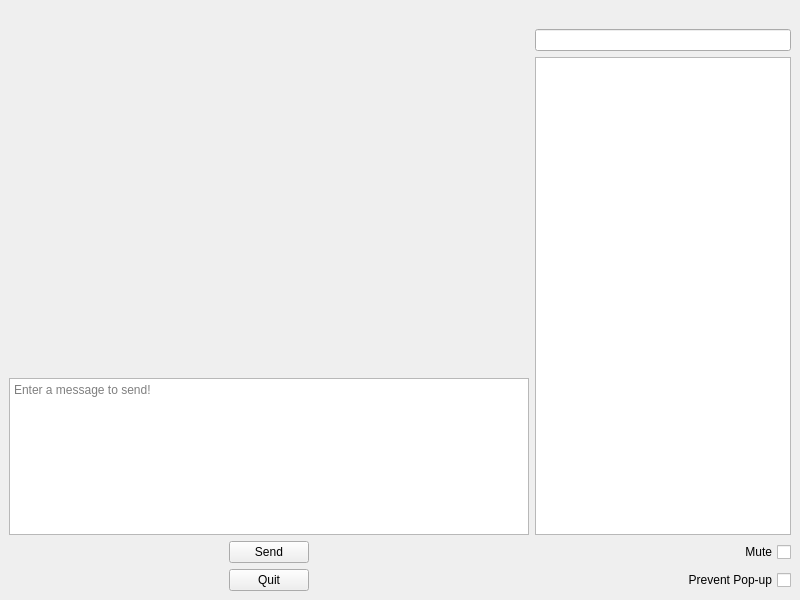
<?xml version="1.0" encoding="UTF-8"?>
<ui version="4.0">
 <class>PXMWindow</class>
 <widget class="QMainWindow" name="PXMWindow">
  <property name="geometry">
   <rect>
    <x>0</x>
    <y>0</y>
    <width>800</width>
    <height>600</height>
   </rect>
  </property>
  <property name="minimumSize">
   <size>
    <width>800</width>
    <height>600</height>
   </size>
  </property>
  <property name="windowTitle">
   <string>PXMessenger</string>
  </property>
  <property name="windowIcon">
   <iconset>
    <normaloff>:/resources/resources/PXM_Icon.ico</normaloff>:/resources/resources/PXM_Icon.ico</iconset>
  </property>
  <widget class="QWidget" name="centralwidget">
   <layout class="QGridLayout" name="gridLayout_2">
    <item row="5" column="2">
     <spacer name="horizontalSpacer_3">
      <property name="orientation">
       <enum>Qt::Horizontal</enum>
      </property>
      <property name="sizeHint" stdset="0">
       <size>
        <width>40</width>
        <height>20</height>
       </size>
      </property>
     </spacer>
    </item>
    <item row="7" column="0">
     <spacer name="horizontalSpacer_2">
      <property name="orientation">
       <enum>Qt::Horizontal</enum>
      </property>
      <property name="sizeHint" stdset="0">
       <size>
        <width>40</width>
        <height>20</height>
       </size>
      </property>
     </spacer>
    </item>
    <item row="5" column="1">
     <widget class="QPushButton" name="messSendButton">
      <property name="text">
       <string>Send</string>
      </property>
     </widget>
    </item>
    <item row="7" column="2">
     <spacer name="horizontalSpacer_4">
      <property name="orientation">
       <enum>Qt::Horizontal</enum>
      </property>
      <property name="sizeHint" stdset="0">
       <size>
        <width>40</width>
        <height>20</height>
       </size>
      </property>
     </spacer>
    </item>
    <item row="7" column="1">
     <widget class="QPushButton" name="messQuitButton">
      <property name="text">
       <string>Quit</string>
      </property>
     </widget>
    </item>
    <item row="5" column="0">
     <spacer name="horizontalSpacer">
      <property name="orientation">
       <enum>Qt::Horizontal</enum>
      </property>
      <property name="sizeHint" stdset="0">
       <size>
        <width>40</width>
        <height>20</height>
       </size>
      </property>
     </spacer>
    </item>
    <item row="1" column="0" colspan="4" alignment="Qt::AlignHCenter|Qt::AlignVCenter">
     <widget class="QLabel" name="imageLabel">
      <property name="sizePolicy">
       <sizepolicy hsizetype="Preferred" vsizetype="Fixed">
        <horstretch>0</horstretch>
        <verstretch>0</verstretch>
       </sizepolicy>
      </property>
      <property name="maximumSize">
       <size>
        <width>16777215</width>
        <height>200</height>
       </size>
      </property>
      <property name="text">
       <string>&lt;html&gt;&lt;head/&gt;&lt;body&gt;&lt;p&gt;&lt;img src=&quot;:/resources/PXMessenger_TightCrop_100px.png&quot;/&gt;&lt;/p&gt;&lt;/body&gt;&lt;/html&gt;</string>
      </property>
     </widget>
    </item>
    <item row="2" column="3">
     <widget class="QLineEdit" name="messLineEdit">
      <property name="sizePolicy">
       <sizepolicy hsizetype="Expanding" vsizetype="Maximum">
        <horstretch>0</horstretch>
        <verstretch>0</verstretch>
       </sizepolicy>
      </property>
      <property name="maximumSize">
       <size>
        <width>300</width>
        <height>16777215</height>
       </size>
      </property>
      <property name="toolTip">
       <string>&lt;html&gt;&lt;head/&gt;&lt;body&gt;&lt;p&gt;Your Username&lt;/p&gt;&lt;/body&gt;&lt;/html&gt;</string>
      </property>
      <property name="readOnly">
       <bool>true</bool>
      </property>
     </widget>
    </item>
    <item row="3" column="3" rowspan="2">
     <widget class="QListWidget" name="messListWidget">
      <property name="sizePolicy">
       <sizepolicy hsizetype="Expanding" vsizetype="Expanding">
        <horstretch>0</horstretch>
        <verstretch>1</verstretch>
       </sizepolicy>
      </property>
      <property name="minimumSize">
       <size>
        <width>200</width>
        <height>0</height>
       </size>
      </property>
      <property name="maximumSize">
       <size>
        <width>300</width>
        <height>16777215</height>
       </size>
      </property>
     </widget>
    </item>
    <item row="5" column="3">
     <widget class="QCheckBox" name="muteCheckBox">
      <property name="layoutDirection">
       <enum>Qt::RightToLeft</enum>
      </property>
      <property name="text">
       <string>Mute</string>
      </property>
     </widget>
    </item>
    <item row="7" column="3">
     <widget class="QCheckBox" name="focusCheckBox">
      <property name="layoutDirection">
       <enum>Qt::RightToLeft</enum>
      </property>
      <property name="text">
       <string>Prevent Pop-up</string>
      </property>
     </widget>
    </item>
    <item row="2" column="0" rowspan="2" colspan="3">
     <widget class="PXMMessageViewer::StackedWidget" name="stackedWidget">
      <property name="sizePolicy">
       <sizepolicy hsizetype="Expanding" vsizetype="MinimumExpanding">
        <horstretch>0</horstretch>
        <verstretch>2</verstretch>
       </sizepolicy>
      </property>
      <property name="minimumSize">
       <size>
        <width>300</width>
        <height>250</height>
       </size>
      </property>
     </widget>
    </item>
    <item row="4" column="0" colspan="3">
     <widget class="PXMTextEdit" name="messTextEdit">
      <property name="placeholderText">
       <string>Enter a message to send!</string>
      </property>
     </widget>
    </item>
   </layout>
  </widget>
  <widget class="QMenuBar" name="menubar">
   <property name="geometry">
    <rect>
     <x>0</x>
     <y>0</y>
     <width>800</width>
     <height>20</height>
    </rect>
   </property>
  </widget>
 </widget>
 <customwidgets>
  <customwidget>
   <class>PXMMessageViewer::StackedWidget</class>
   <extends>QStackedWidget</extends>
   <header>pxmmessageviewer.h</header>
   <container>1</container>
  </customwidget>
  <customwidget>
   <class>PXMTextEdit</class>
   <extends>QTextEdit</extends>
   <header>pxmmainwindow.h</header>
  </customwidget>
 </customwidgets>
 <resources/>
 <connections/>
</ui>
